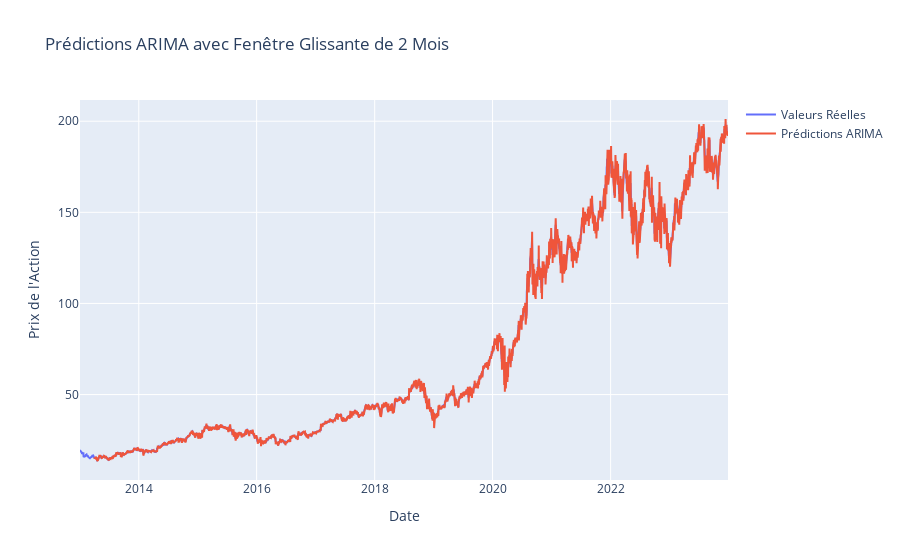

Notebook code for this chart:
### Code cell
fig = go.Figure()

# Ajouter les valeurs réelles
fig.add_trace(go.Scatter(x = apple.index, y=apple['Close'], mode='lines', name='Valeurs Réelles'))

# Ajouter les prédictions
fig.add_trace(go.Scatter(x = predicted_dates, y = predictions_series, mode='lines', name='Prédictions ARIMA'))

# Mise à jour des titres et layout
fig.update_layout(title='Prédictions ARIMA avec Fenêtre Glissante de 2 Mois',
                  xaxis_title='Date',
                  yaxis_title='Prix de l\'Action')

# Affichage du graphique
fig.show()

### Figure 1 — Plotly figure (JSON) as saved in the notebook; plotly's stock layout.template omitted (floating-point values rounded to 4 significant figures; data arrays with more than 128 entries replaced by an {"elided": "..."} marker saying what was removed)
{"data": [{"mode": "lines", "name": "Valeurs Réelles", "x": {"elided": "2768 str values"}, "y": {"elided": "2768 float values"}, "type": "scatter"}, {"mode": "lines", "name": "Prédictions ARIMA", "x": {"elided": "2708 str values"}, "y": {"elided": "2708 float values"}, "type": "scatter"}], "layout": {"title": {"text": "Prédictions ARIMA avec Fenêtre Glissante de 2 Mois"}, "xaxis": {"title": {"text": "Date"}}, "yaxis": {"title": {"text": "Prix de l'Action"}}}}
